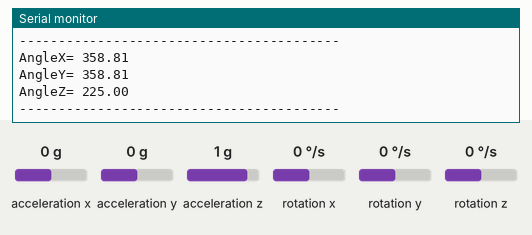
Simulated run of this sketch. Board: Arduino Uno, built with avr-gcc and run on an emulated ATmega328P. Shown: the last lines printed to the serial monitor. Wiring (inferred from the names in the program): MPU-9250 motion sensor at I2C address 0x68. The test bench sets the inputs (shaded band); at power-on: acceleration y 0 g, acceleration x 0 g, acceleration z 1 g, rotation x 0 °/s, rotation y 0 °/s, rotation z 0 °/s.

Above: at 1.2 s.
1.3 s: acceleration y set to 0.8 g
At 2.01 s:
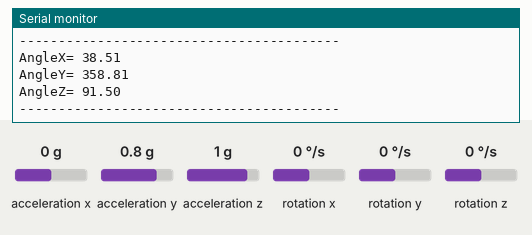
4.3 s: acceleration x set to -1.4 g
At 5.0 s:
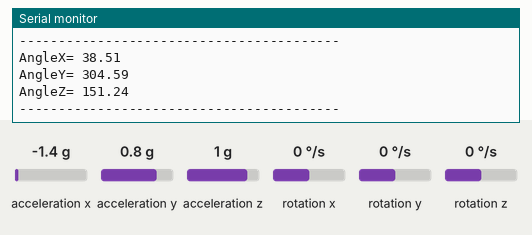
7.3 s: acceleration z set to -1.4 g
At 8.0 s:
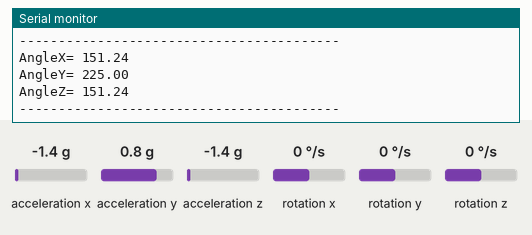
10.3 s: acceleration z set to 0 g
At 11.01 s:
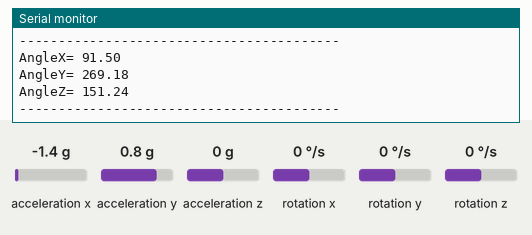
Timing chart, 0 to 13.3 s (numbered marks = the images above; inputs shaded):
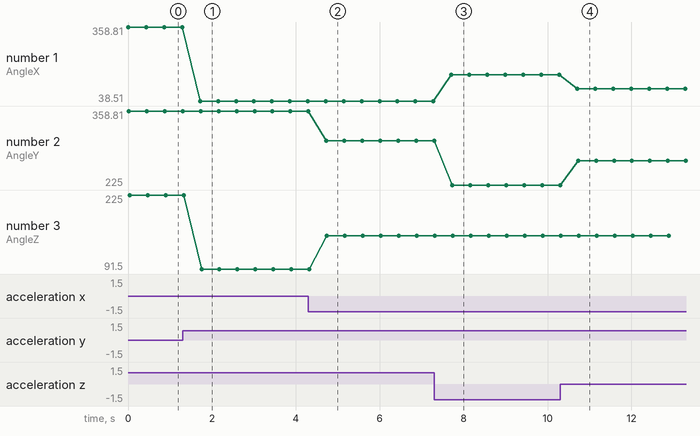

Measured:
- after the input at 1.3 s, the serial monitor: prints a new line after 0.42 s (image 1)
- after the input at 4.3 s, the serial monitor: prints a new line after 0.43 s (image 2)
- after the input at 7.3 s, the serial monitor: prints a new line after 0.41 s (image 3)
- after the input at 10.3 s, the serial monitor: prints a new line after 0.41 s (image 4)
- plotted number 1: 358.81 → 38.51 after the input at 1.3 s, 151.24 → 91.5 after the input at 10.3 s
- plotted number 2: 358.81 → 304.59 after the input at 4.3 s, 304.59 → 225 after the input at 7.3 s, 225 → 269.18 after the input at 10.3 s
- plotted number 3: 225 → 91.5 after the input at 1.3 s, 91.5 → 151.24 after the input at 4.3 s

The sketch:

GyroCode.ino
```cpp
#include "mpu9250.h"
#include<Wire.h>

///* An Mpu9250 object with the MPU-9250 sensor on I2C bus 0 with address 0x68 */
//Mpu9250 imu(&Wire, 0x68);
//int status;

const int MPU_addr=0x68;
int16_t AcX,AcY,AcZ,Tmp,GyX,GyY,GyZ;

int minVal=265;
int maxVal=402;

double x;
double y;
double z;

void setup() {
  /* Serial to display data */
//  Serial.begin(115200);
//  while(!Serial) {}
//  /* Start communication */
//  if (!imu.Begin()) {
//    Serial.println("IMU initialization unsuccessful");
//    while(1) {}

Wire.begin();
Wire.beginTransmission(MPU_addr);
Wire.write(0x6B);
Wire.write(0);
Wire.endTransmission(true);
Serial.begin(9600);
  }
//}

void loop() {
//  /* Read the sensor */
//  if (imu.Read()) {
//    /* Display the data */
//    Serial.print(imu.accel_x_mps2(), 6);
//    Serial.print("\t");
//    Serial.print(imu.accel_y_mps2(), 6);
//    Serial.print("\t");
//    Serial.print(imu.accel_z_mps2(), 6);
//    Serial.print("\t");
//    Serial.print(imu.gyro_x_radps(), 6);
//    Serial.print("\t");
//    Serial.print(imu.gyro_y_radps(), 6);
//    Serial.print("\t");
//    Serial.print(imu.gyro_z_radps(), 6);
//    Serial.print("\t");
//    Serial.print(imu.mag_x_ut(), 6);
//    Serial.print("\t");
//    Serial.print(imu.mag_y_ut(), 6);
//    Serial.print("\t");
//    Serial.print(imu.mag_z_ut(), 6);
//    Serial.print("\t");
//    Serial.println(imu.die_temperature_c(), 6);
//  }
//  delay(100);

Wire.beginTransmission(MPU_addr);
Wire.write(0x3B);
Wire.endTransmission(false);
Wire.requestFrom(MPU_addr,14,true);
AcX=Wire.read()<<8|Wire.read();
AcY=Wire.read()<<8|Wire.read();
AcZ=Wire.read()<<8|Wire.read();
int xAng = map(AcX,minVal,maxVal,-90,90);
int yAng = map(AcY,minVal,maxVal,-90,90);
int zAng = map(AcZ,minVal,maxVal,-90,90);

x= RAD_TO_DEG * (atan2(-yAng, -zAng)+PI);
y= RAD_TO_DEG * (atan2(-xAng, -zAng)+PI);
z= RAD_TO_DEG * (atan2(-yAng, -xAng)+PI);

Serial.print("AngleX= ");
Serial.println(x);

Serial.print("AngleY= ");
Serial.println(y);

Serial.print("AngleZ= ");
Serial.println(z);
Serial.println("-----------------------------------------");
delay(400);
}
```
